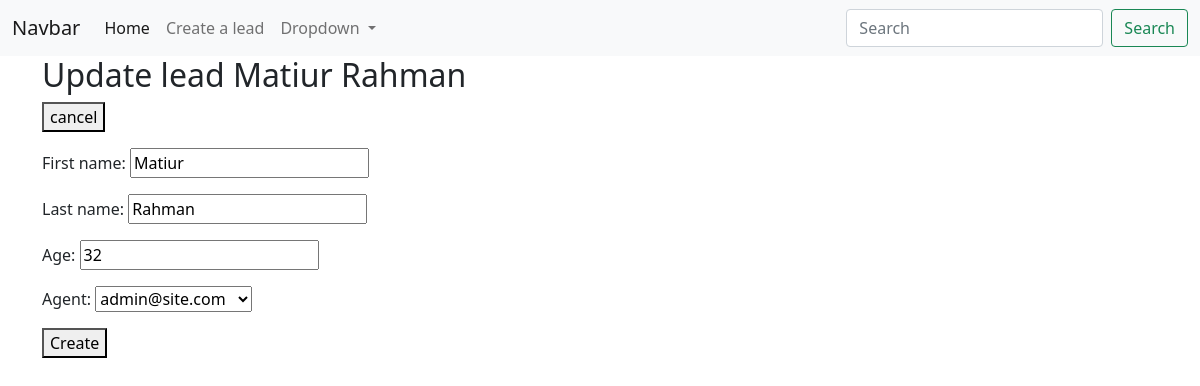
The page /leads/25/update/ on the database its author committed.
### main/models.py (models this page shows, shortened)
class Lead(models.Model):
    first_name = models.CharField(max_length=20)
    last_name = models.CharField(max_length=20)
    age = models.IntegerField(default=0)
    agent = models.ForeignKey(Agent, on_delete=models.CASCADE)
    created_at = models.DateTimeField(auto_now_add=True)
    updated_at = models.DateTimeField(auto_now=True)
    class Meta:
        ordering = ['-created_at']

### main/views.py (the view)
# urls.py: path('<int:pk>/update/', views.Lead_update, name="leadUpdate"),
def Lead_update(request, pk):
    lead = Lead.objects.get(pk=pk)
    form = LeadModelForm(instance=lead)
    if request.method == 'POST':
        form = LeadModelForm(request.POST, instance=lead)
        if form.is_valid():
            form.save()
            return redirect("leads:leadList")
    context = {
        "lead":lead,
        "form":form,
    }
    return render(request, "Leads/lead_update.html", context)

### main/forms.py
class LeadModelForm(forms.ModelForm):
    class Meta:
        model = Lead
        fields = (
            'first_name',
            'last_name',
            'age',
            'agent',
        )

### main/models.py (called while the page is built)
    def __str__(self):
        return self.user.email

### templates/Leads/lead_update.html (shortened to what this page needs)
{% extends "base.html" %}
{% block content %}
    <div class="container">
        <h2>Update lead {{lead.first_name}} {{lead.last_name}} </h2>
        <a href="{{request.META.HTTP_REFERER}}"><button>cancel</button></a>
        <p>
            <form method="post">
                {{form.as_p}}
                <button type="submit">Create</button>
            </form>
        </p>
    </div>
{% endblock content %}

### rows shown on the page
Lead: first_name "Matiur", last_name "Rahman", age "32", agent "admin@site.com"
